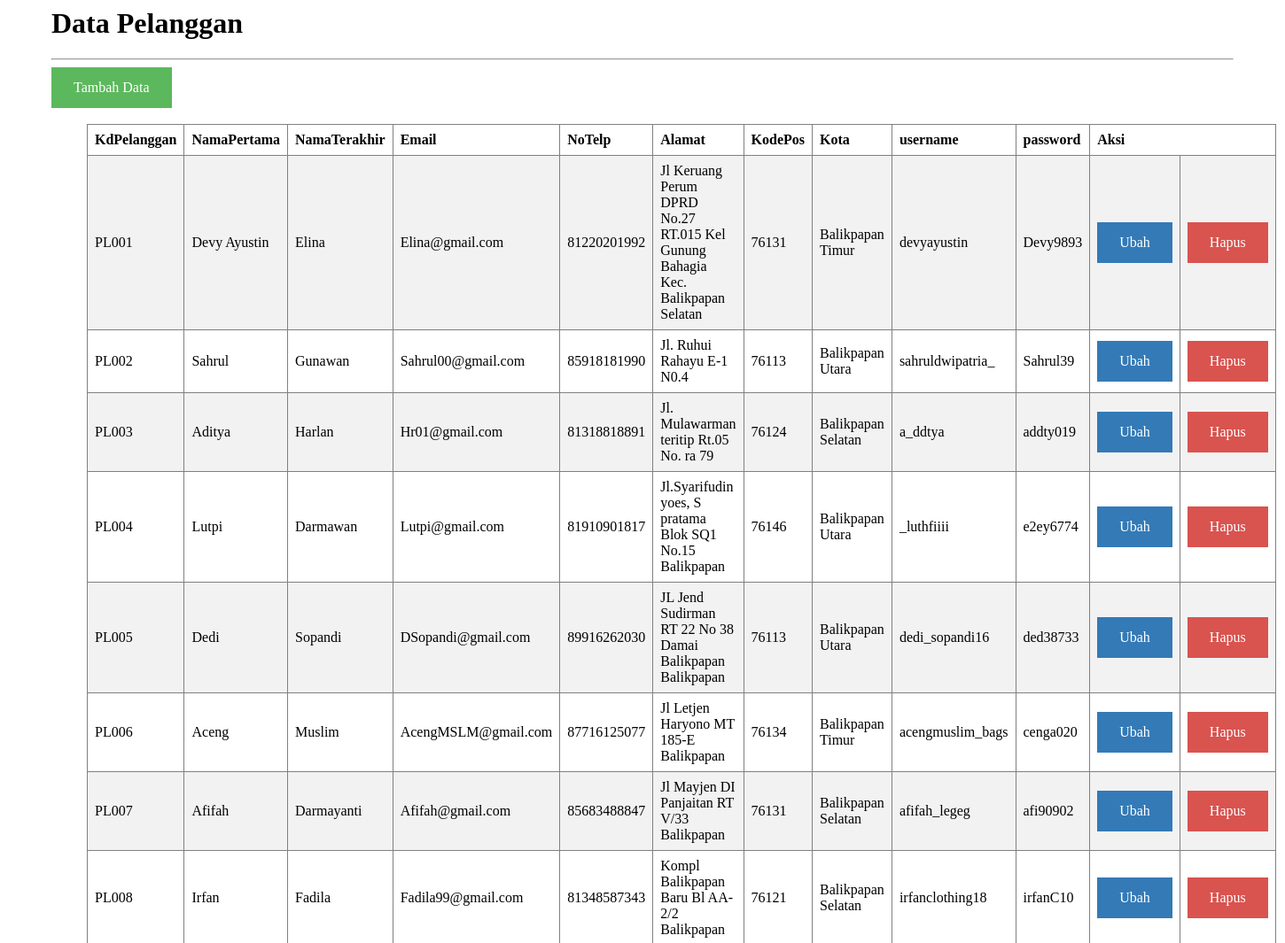
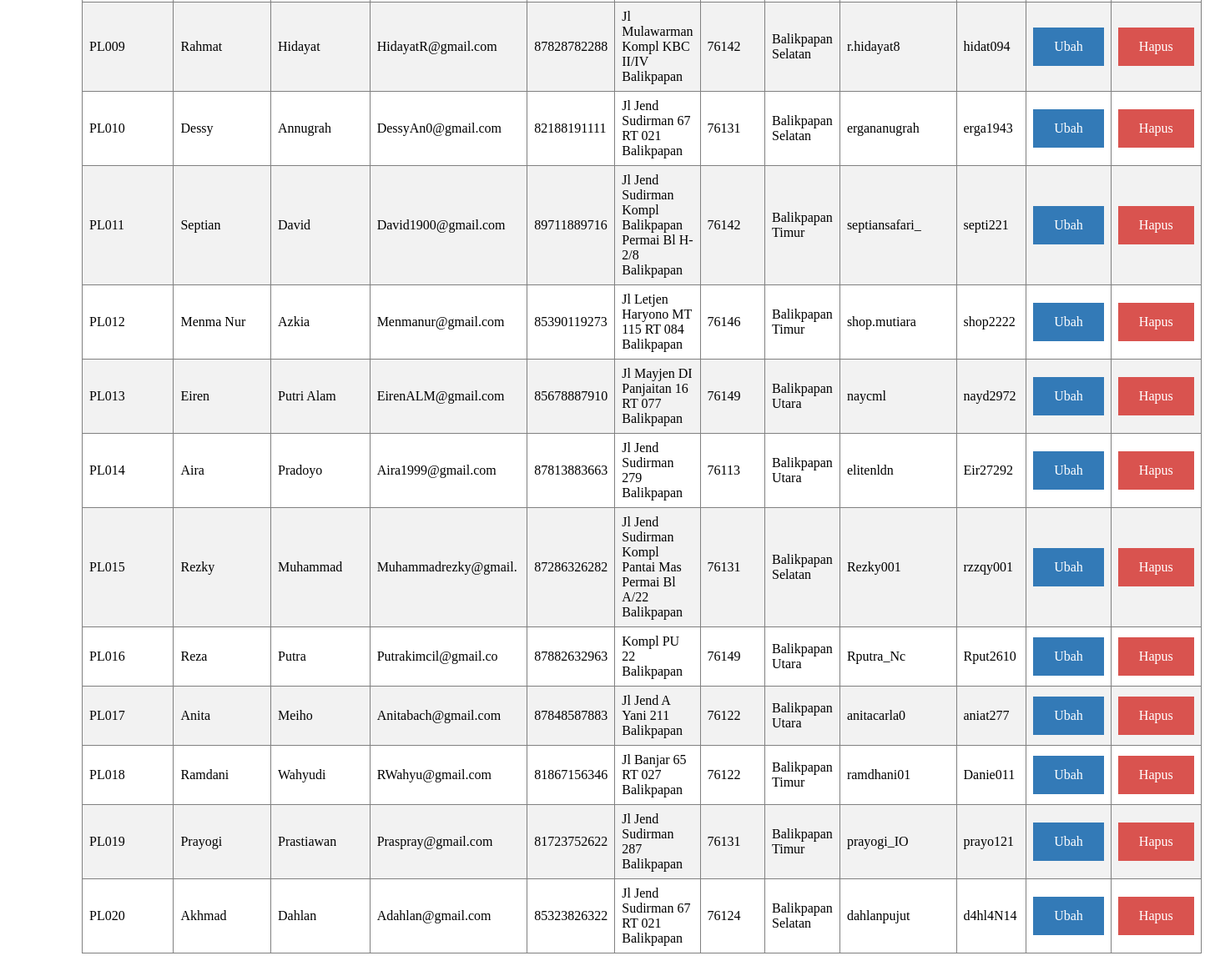
The app's page /index.php/pelanggan with its own data (2 pictures, top to bottom).
### tables this page shows
CREATE TABLE IF NOT EXISTS `pelanggan` (
  `KdPelanggan` char(6) NOT NULL,
  `NamaPertama` varchar(40) NOT NULL,
  `NamaTerakhir` varchar(40) NOT NULL,
  `Email` varchar(20) NOT NULL,
  `NoTelp` char(13) NOT NULL,
  `Alamat` varchar(90) NOT NULL,
  `KodePos` char(5) NOT NULL,
  `Kota` varchar(40) NOT NULL,
  `Username` varchar(90) NOT NULL,
  `Password` varchar(90) NOT NULL
);

### application/controllers/pelanggan.php (called while the page is built, shortened)
<?php if ( ! defined('BASEPATH')) exit('No direct script access allowed');
class Pelanggan extends CI_Controller {
	public function __construct(){
		$this->load->model('PelangganModel');
	}
	public function index(){
		$data['pelanggan'] = $this->PelangganModel->view();
		$this->load->view('pelanggan/index', $data);
	}
}

### index.php (called while the page is built, shortened)
<?php
require_once BASEPATH.'core/CodeIgniter.php';

### application/models/PelangganModel.php (called while the page is built, shortened)
<?php if ( ! defined('BASEPATH')) exit('No direct script access allowed');
class PelangganModel extends CI_Model {
	public function view(){
		return $this->db->get('pelanggan')->result();
	}
}

### application/views/pelanggan/index.php (the view, shortened to what this page needs)
<html>
	<head>
	</head>
	<body>
		<h1>Data Pelanggan</h1>
		<hr>
		<a class="btn_tambah" href='<?php echo base_url("pelanggan/tambah"); ?>'>Tambah Data</a>
		<br><br>
<div class="ex2">
		<table border="1" cellpadding="7">
			<tr>
				<th>KdPelanggan</th>
				<th>NamaPertama</th>
				<th>NamaTerakhir</th>
				<th>Email</th>
				<th>NoTelp</th>
				<th>Alamat</th>
        <th>KodePos</th>
        <th>Kota</th>
        <th>username</th>
        <th>password</th>
				<th colspan="2">Aksi</th>
			</tr>
			<?php
			if( ! empty($pelanggan)){
				foreach($pelanggan as $data){
					echo "<tr>
					<td>".$data->KdPelanggan."</td>
					<td>".$data->NamaPertama."</td>
					<td>".$data->NamaTerakhir."</td>
					<td>".$data->Email."</td>
					<td>".$data->NoTelp."</td>
					<td>".$data->Alamat."</td>
					<td>".$data->KodePos."</td>
          <td>".$data->Kota."</td>
          <td>".$data->Username."</td>
          <td>".$data->Password."</td>
					<td><a class='btn_ubah'  href='".base_url("pelanggan/ubah/".$data->KdPelanggan)."'>Ubah</a></td>
					<td><a class='btn_hapus' href='".base_url("pelanggan/hapus/".$data->KdPelanggan)."'>Hapus</a></td>
					</tr>";
				}
			}else{
				echo "<tr><td align='center' colspan='7'>Data Tidak Ada</td></tr>";
			}
			?>
		</table>
</div>
	</body>
</html>

### application/views/pelanggan/index.php (style rules this page uses)
table { border-collapse: collapse; width: 100%; }
th, td { text-align: left; padding: 8px; }
tr:nth-child(even) { background-color: #f2f2f2; }
.btn_ubah, a { background-color: #337ab7; color: white; padding: 14px 25px; text-align: center; text-decoration: none; display: inline-block; }
.btn_hapus, a { background-color: #d9534f; color: white; padding: 14px 25px; text-align: center; text-decoration: none; display: inline-block; }
.btn_tambah, a { background-color: #5cb85c; color: white; padding: 14px 25px; text-align: center; text-decoration: none; display: inline-block; }
div.ex2 { padding-left: 40px; padding-right: 40px; }
body { padding-left: 50px; padding-right: 50px; padding-bottom: 50px; border-radius: 5px; }

### records on screen
pelanggan: KdPelanggan "PL001", NamaPertama "Devy Ayustin", NamaTerakhir "Elina", Email "Elina@gmail.com", NoTelp "81220201992", Alamat "Jl Keruang Perum DPRD No.27 RT.015 Kel Gunung Bahagia Kec. Balikpapan Selatan", KodePos "76131", Kota "Balikpapan Timur", Username "devyayustin", Password "Devy9893"
pelanggan: KdPelanggan "PL002", NamaPertama "Sahrul", NamaTerakhir "Gunawan", Email "Sahrul00@gmail.com", NoTelp "85918181990", Alamat "Jl. Ruhui Rahayu E-1 N0.4", KodePos "76113", Kota "Balikpapan Utara", Username "sahruldwipatria_", Password "Sahrul39"
pelanggan: KdPelanggan "PL003", NamaPertama "Aditya", NamaTerakhir "Harlan", Email "Hr01@gmail.com", NoTelp "81318818891", Alamat "Jl. Mulawarman teritip Rt.05 No. ra 79", KodePos "76124", Kota "Balikpapan Selatan", Username "a_ddtya", Password "addty019"
pelanggan: KdPelanggan "PL004", NamaPertama "Lutpi", NamaTerakhir "Darmawan", Email "Lutpi@gmail.com", NoTelp "81910901817", Alamat "Jl.Syarifudin yoes, S pratama Blok SQ1 No.15 Balikpapan", KodePos "76146", Kota "Balikpapan Utara", Username "_luthfiiii", Password "e2ey6774"
pelanggan: KdPelanggan "PL005", NamaPertama "Dedi", NamaTerakhir "Sopandi", Email "DSopandi@gmail.com", NoTelp "89916262030", Alamat "JL Jend Sudirman RT 22 No 38 Damai Balikpapan Balikpapan", KodePos "76113", Kota "Balikpapan Utara", Username "dedi_sopandi16", Password "ded38733"
pelanggan: KdPelanggan "PL006", NamaPertama "Aceng", NamaTerakhir "Muslim", Email "AcengMSLM@gmail.com", NoTelp "87716125077", Alamat "Jl Letjen Haryono MT 185-E Balikpapan", KodePos "76134", Kota "Balikpapan Timur", Username "acengmuslim_bags", Password "cenga020"
pelanggan: KdPelanggan "PL007", NamaPertama "Afifah", NamaTerakhir "Darmayanti", Email "Afifah@gmail.com", NoTelp "85683488847", Alamat "Jl Mayjen DI Panjaitan RT V/33 Balikpapan", KodePos "76131", Kota "Balikpapan Selatan", Username "afifah_legeg", Password "afi90902"
pelanggan: KdPelanggan "PL008", NamaPertama "Irfan", NamaTerakhir "Fadila", Email "Fadila99@gmail.com", NoTelp "81348587343", Alamat "Kompl Balikpapan Baru Bl AA-2/2 Balikpapan", KodePos "76121", Kota "Balikpapan Selatan", Username "irfanclothing18", Password "irfanC10"
pelanggan: KdPelanggan "PL009", NamaPertama "Rahmat", NamaTerakhir "Hidayat", Email "HidayatR@gmail.com", NoTelp "87828782288", Alamat "Jl Mulawarman Kompl KBC II/IV Balikpapan", KodePos "76142", Kota "Balikpapan Selatan", Username "r.hidayat8", Password "hidat094"
pelanggan: KdPelanggan "PL010", NamaPertama "Dessy", NamaTerakhir "Annugrah", Email "DessyAn0@gmail.com", NoTelp "82188191111", Alamat "Jl Jend Sudirman 67 RT 021 Balikpapan", KodePos "76131", Kota "Balikpapan Selatan", Username "ergananugrah", Password "erga1943"
pelanggan: KdPelanggan "PL011", NamaPertama "Septian", NamaTerakhir "David", Email "David1900@gmail.com", NoTelp "89711889716", Alamat "Jl Jend Sudirman Kompl Balikpapan Permai Bl H-2/8 Balikpapan", KodePos "76142", Kota "Balikpapan Timur", Username "septiansafari_", Password "septi221"
pelanggan: KdPelanggan "PL012", NamaPertama "Menma Nur", NamaTerakhir "Azkia", Email "Menmanur@gmail.com", NoTelp "85390119273", Alamat "Jl Letjen Haryono MT 115 RT 084 Balikpapan", KodePos "76146", Kota "Balikpapan Timur", Username "shop.mutiara", Password "shop2222"
pelanggan: KdPelanggan "PL013", NamaPertama "Eiren", NamaTerakhir "Putri Alam", Email "EirenALM@gmail.com", NoTelp "85678887910", Alamat "Jl Mayjen DI Panjaitan 16 RT 077 Balikpapan", KodePos "76149", Kota "Balikpapan Utara", Username "naycml", Password "nayd2972"
pelanggan: KdPelanggan "PL014", NamaPertama "Aira", NamaTerakhir "Pradoyo", Email "Aira1999@gmail.com", NoTelp "87813883663", Alamat "Jl Jend Sudirman 279 Balikpapan", KodePos "76113", Kota "Balikpapan Utara", Username "elitenldn", Password "Eir27292"
pelanggan: KdPelanggan "PL015", NamaPertama "Rezky", NamaTerakhir "Muhammad", Email "Muhammadrezky@gmail.", NoTelp "87286326282", Alamat "Jl Jend Sudirman Kompl Pantai Mas Permai Bl A/22 Balikpapan", KodePos "76131", Kota "Balikpapan Selatan", Username "Rezky001", Password "rzzqy001"
pelanggan: KdPelanggan "PL016", NamaPertama "Reza", NamaTerakhir "Putra", Email "Putrakimcil@gmail.co", NoTelp "87882632963", Alamat "Kompl PU 22 Balikpapan", KodePos "76149", Kota "Balikpapan Utara", Username "Rputra_Nc", Password "Rput2610"
pelanggan: KdPelanggan "PL017", NamaPertama "Anita", NamaTerakhir "Meiho", Email "Anitabach@gmail.com", NoTelp "87848587883", Alamat "Jl Jend A Yani 211 Balikpapan", KodePos "76122", Kota "Balikpapan Utara", Username "anitacarla0", Password "aniat277"
pelanggan: KdPelanggan "PL018", NamaPertama "Ramdani", NamaTerakhir "Wahyudi", Email "RWahyu@gmail.com", NoTelp "81867156346", Alamat "Jl Banjar 65 RT 027 Balikpapan", KodePos "76122", Kota "Balikpapan Timur", Username "ramdhani01", Password "Danie011"
pelanggan: KdPelanggan "PL019", NamaPertama "Prayogi", NamaTerakhir "Prastiawan", Email "Praspray@gmail.com", NoTelp "81723752622", Alamat "Jl Jend Sudirman 287 Balikpapan", KodePos "76131", Kota "Balikpapan Timur", Username "prayogi_IO", Password "prayo121"
pelanggan: KdPelanggan "PL020", NamaPertama "Akhmad", NamaTerakhir "Dahlan", Email "Adahlan@gmail.com", NoTelp "85323826322", Alamat "Jl Jend Sudirman 67 RT 021 Balikpapan", KodePos "76124", Kota "Balikpapan Selatan", Username "dahlanpujut", Password "d4hl4N14"
